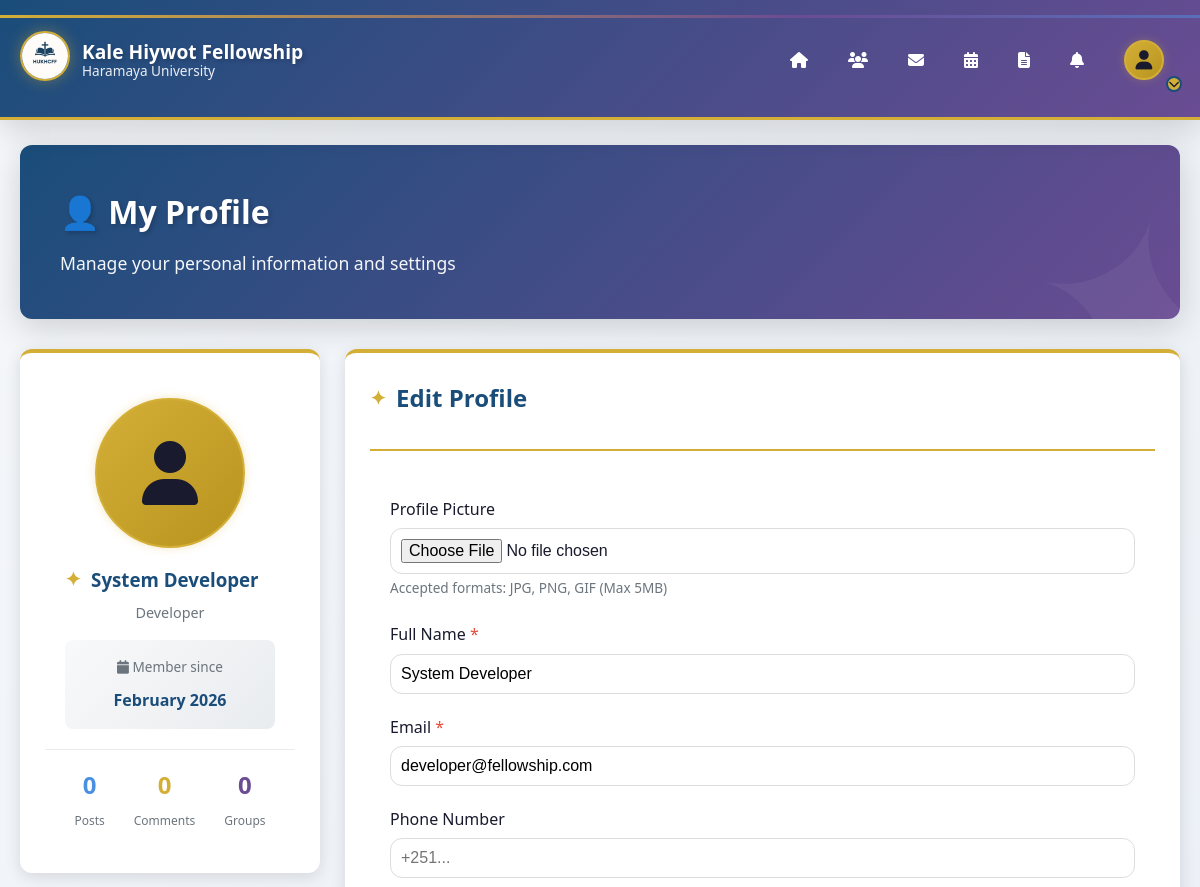
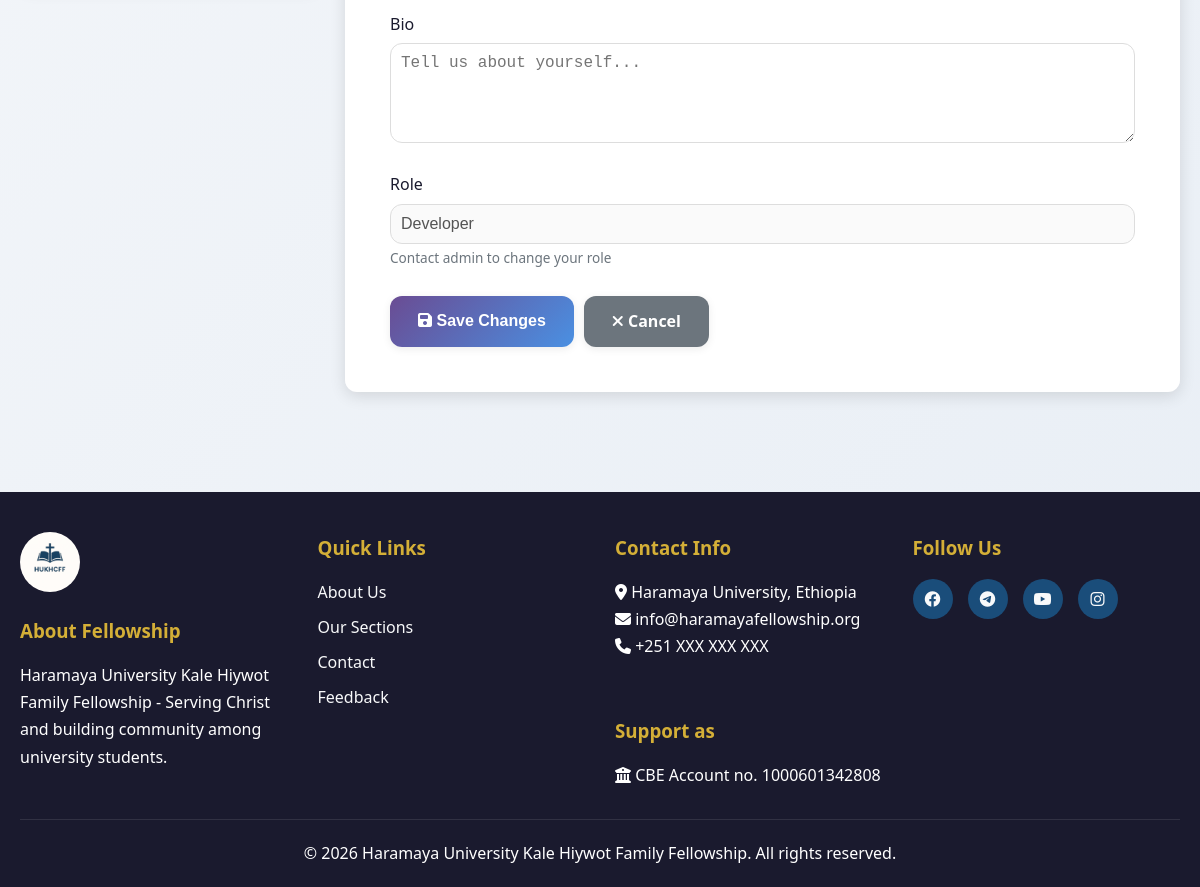
The app's page /profile.php (signed in) with its own data (2 pictures, top to bottom).
### tables this page shows
CREATE TABLE users (
    user_id INT PRIMARY KEY AUTO_INCREMENT,
    username VARCHAR(50) UNIQUE NOT NULL,
    email VARCHAR(100) UNIQUE NOT NULL,
    password VARCHAR(255) NOT NULL,
    full_name VARCHAR(100) NOT NULL,
    profile_picture VARCHAR(255) DEFAULT 'default.jpg',
    phone VARCHAR(20),
    role ENUM('developer', 'coordinator', 'fellowship_leader', 'section_leader', 'family_leader', 'member') DEFAULT 'member',
    status ENUM('pending', 'approved', 'suspended') DEFAULT 'pending',
    
     
    student_id VARCHAR(50),
    department VARCHAR(100),
    year_joined INT,
    current_year INT,
    hometown VARCHAR(100),
    
     
    section_id INT,
    family_id INT,
    join_date DATE,
    is_online BOOLEAN DEFAULT FALSE,
    last_seen DATETIME,
    
    created_at TIMESTAMP DEFAULT CURRENT_TIMESTAMP,
    updated_at TIMESTAMP DEFAULT CURRENT_TIMESTAMP ON UPDATE CURRENT_TIMESTAMP,
    
    INDEX idx_role (role),
    INDEX idx_section (section_id),
    INDEX idx_status (status)
);

### profile.php (the view, shortened to what this page needs)
<?php
include 'includes/header.php';
$user = $conn->query("SELECT u.*, s.section_name
                      FROM users u
                      LEFT JOIN sections s ON u.section_id = s.section_id
                      WHERE u.user_id = {$_SESSION['user_id']}")->fetch_assoc();
$total_posts = $conn->query("SELECT COUNT(*) as count FROM posts WHERE user_id = {$_SESSION['user_id']}")->fetch_assoc()['count'];
$total_comments = $conn->query("SELECT COUNT(*) as count FROM comments WHERE user_id = {$_SESSION['user_id']}")->fetch_assoc()['count'];
$total_groups = $conn->query("SELECT COUNT(*) as count FROM group_members WHERE user_id = {$_SESSION['user_id']}")->fetch_assoc()['count'];
$member_since = date('F Y', strtotime($user['created_at']));
?>
<main style="padding: 25px 0;">
    <div class="container">
        <div class="dashboard-welcome">
            <h2>👤 My Profile</h2>
            <p>Manage your personal information and settings</p>
        </div>
        <div style="display: grid; grid-template-columns: 300px 1fr; gap: 25px; margin-top: 25px;">
            <div class="card" style="height: fit-content;">
                <div style="text-align: center; padding: 20px;">
                    <?php if (!empty($user['profile_picture']) && $user['profile_picture'] !== 'default.jpg' && file_exists("uploads/profiles/{$user['profile_picture']}")): ?>
                    <img src="uploads/profiles/<?php echo $user['profile_picture']; ?>" alt="Profile" style="width: 150px; height: 150px; border-radius: 50%; object-fit: cover; border: 5px solid var(--spiritual-gold); margin-bottom: 15px;">
                    <?php else: ?>
                    <div class="profile-pic-default" style="width: 150px; height: 150px; margin: 0 auto 15px;">
                        <i class="fas fa-user" style="font-size: 4rem;"></i>
                    </div>
                    <?php endif; ?>
                    <h3 style="color: var(--primary-color); margin-bottom: 5px;"><?php echo htmlspecialchars($user['full_name']); ?></h3>
                    <p style="color: var(--gray); font-size: 0.9rem; margin-bottom: 10px;">
                        <?php echo ucfirst(str_replace('_', ' ', $user['role'])); ?>
                    </p>
                    <div style="padding: 15px; background: linear-gradient(135deg, #f8f9fa, #e9ecef); border-radius: 8px; margin-top: 15px;">
                        <p style="font-size: 0.85rem; color: var(--gray); margin-bottom: 8px;">
                            <i class="fas fa-calendar"></i> Member since
                        </p>
                        <strong style="color: var(--primary-color);"><?php echo $member_since; ?></strong>
                    </div>
                </div>
                <div style="border-top: 1px solid #e9ecef; padding: 15px;">
                    <div style="display: flex; justify-content: space-around; text-align: center;">
                        <div>
                            <strong style="display: block; font-size: 1.5rem; color: var(--spiritual-blue);"><?php echo $total_posts; ?></strong>
                            <span style="font-size: 0.75rem; color: var(--gray);">Posts</span>
                        </div>
                        <div>
                            <strong style="display: block; font-size: 1.5rem; color: var(--spiritual-gold);"><?php echo $total_comments; ?></strong>
                            <span style="font-size: 0.75rem; color: var(--gray);">Comments</span>
                        </div>
                        <div>
                            <strong style="display: block; font-size: 1.5rem; color: var(--spiritual-purple);"><?php echo $total_groups; ?></strong>
                            <span style="font-size: 0.75rem; color: var(--gray);">Groups</span>
                        </div>
                    </div>
                </div>
            </div>
            <div class="card">
                <div class="section-header">
                    <h3>Edit Profile</h3>
                </div>
                <form method="POST" enctype="multipart/form-data" style="padding: 20px;">
                    <div class="form-group">
                        <label>Profile Picture</label>
                        <input type="file" name="profile_picture" class="form-control" accept="image/*">
                        <small style="color: var(--gray); font-size: 0.85rem;">Accepted formats: JPG, PNG, GIF (Max 5MB)</small>
                    </div>
                    <div class="form-group">
                        <label>Full Name <span style="color: var(--danger-color);">*</span></label>
                        <input type="text" name="full_name" class="form-control" value="<?php echo htmlspecialchars($user['full_name']); ?>" required>
                    </div>
                    <div class="form-group">
                        <label>Email <span style="color: var(--danger-color);">*</span></label>
                        <input type="email" name="email" class="form-control" value="<?php echo htmlspecialchars($user['email']); ?>" required>
                    </div>
                    <div class="form-group">
                        <label>Phone Number</label>
                        <input type="tel" name="phone" class="form-control" value="<?php echo htmlspecialchars($user['phone'] ?? ''); ?>" placeholder="+251...">
                    </div>
                    <div class="form-group">
                        <label>Bio</label>
                        <textarea name="bio" class="form-control" rows="4" placeholder="Tell us about yourself..."><?php echo htmlspecialchars($user['bio'] ?? ''); ?></textarea>
                    </div>
                    <div class="form-group">
                        <label>Role</label>
                        <input type="text" class="form-control" value="<?php echo ucfirst(str_replace('_', ' ', $user['role'])); ?>" disabled>
                        <small style="color: var(--gray); font-size: 0.85rem;">Contact admin to change your role</small>
                    </div>
                    <div style="display: flex; gap: 10px; margin-top: 25px;">
                        <button type="submit" class="btn btn-primary">
                            <i class="fas fa-save"></i> Save Changes
                        </button>
                        <a href="dashboard.php" class="btn" style="background: var(--gray); color: white;">
                            <i class="fas fa-times"></i> Cancel
                        </a>
                    </div>
                </form>
            </div>
        </div>
    </div>
</main>
<?php include 'includes/footer.php'; ?>

### assets/css/style.css (style rules this page uses)
* { margin: 0; padding: 0; box-sizing: border-box; }
:root { --primary-color: #1a4d7a; --secondary-color: #d4af37; --success-color: #2ecc71; --danger-color: #e74c3c; --dark-color: #1a1a2e; --light-color: #f8f9fa; --white: #ffffff; --gray: #6c757d; --spiritual-purple: #6a4c93; --spiritual-blue: #4a90e2; --spiritual-gold: #d4af37; --border-radius: 12px; --shadow-sm: 0 2px 8px rgba(0,0,0,0.08); --shadow-md: 0 4px 16px rgba(0,0,0,0.12); --shadow-lg: 0 8px 32px rgba(0,0,0,0.16); }
body { font-family: 'Segoe UI', 'Roboto', 'Helvetica Neue', Arial, sans-serif; line-height: 1.7; color: var(--dark-color); background: linear-gradient(135deg, #f5f7fa 0%, #e8eef5 100%); min-height: 100vh; }
.container { max-width: 1200px; margin: 0 auto; padding: 0 20px; }
.btn { padding: 12px 28px; border: none; border-radius: var(--border-radius); cursor: pointer; font-size: 1rem; font-weight: 600; transition: all 0.3s ease; text-decoration: none; display: inline-block; position: relative; overflow: hidden; box-shadow: var(--shadow-sm); }
.btn::before { content: ''; position: absolute; top: 50%; left: 50%; width: 0; height: 0; border-radius: 50%; background: rgba(255,255,255,0.3); transform: translate(-50%, -50%); transition: width 0.6s, height 0.6s; }
.btn-primary { background: linear-gradient(135deg, var(--spiritual-purple), var(--spiritual-blue)); color: var(--white); }
.card { background: var(--white); border-radius: var(--border-radius); box-shadow: var(--shadow-md); padding: 25px; margin-bottom: 25px; border-top: 4px solid var(--spiritual-gold); transition: all 0.3s ease; position: relative; overflow: hidden; }
.card::before { content: ''; position: absolute; top: 0; left: 0; width: 100%; height: 4px; background: linear-gradient(90deg, var(--spiritual-gold), var(--spiritual-purple), var(--spiritual-blue)); opacity: 0; transition: opacity 0.3s ease; }
.card h3 { color: var(--primary-color); margin-bottom: 15px; font-weight: 600; display: flex; align-items: center; gap: 10px; }
.card h3::before { content: '✦'; color: var(--spiritual-gold); font-size: 1.2rem; }
.form-group { margin-bottom: 20px; }
.form-group label { display: block; margin-bottom: 5px; font-weight: 500; }
.form-control { width: 100%; padding: 10px; border: 1px solid #ddd; border-radius: var(--border-radius); font-size: 1rem; }
textarea.form-control { resize: vertical; min-height: 100px; }
.dashboard-welcome { background: linear-gradient(135deg, var(--primary-color), var(--spiritual-purple)); color: white; padding: 40px; border-radius: var(--border-radius); margin-bottom: 30px; box-shadow: var(--shadow-lg); position: relative; overflow: hidden; }
.dashboard-welcome::before { content: '✦'; position: absolute; font-size: 15rem; opacity: 0.05; right: -50px; top: -50px; transform: rotate(15deg); }
.dashboard-welcome h2 { font-size: 2rem; margin-bottom: 10px; text-shadow: 2px 2px 4px rgba(0,0,0,0.2); }
.dashboard-welcome p { font-size: 1.1rem; opacity: 0.95; }
.section-header { display: flex; align-items: center; justify-content: space-between; margin-bottom: 25px; padding-bottom: 15px; border-bottom: 2px solid var(--spiritual-gold); }
.section-header h3 { color: var(--primary-color); font-size: 1.5rem; display: flex; align-items: center; gap: 10px; }
.section-header h3::before { content: '✦'; color: var(--spiritual-gold); }
.profile-pic-default { width: 40px; height: 40px; border-radius: 50%; background: linear-gradient(135deg, var(--spiritual-gold), #b8941f); border: 2px solid var(--spiritual-gold); display: flex; align-items: center; justify-content: center; flex-shrink: 0; cursor: pointer; transition: all 0.3s ease; box-shadow: 0 0 10px rgba(212, 175, 55, 0.3); }
.profile-pic-default i { font-size: 1.2rem; color: var(--dark-color); }

### records on screen
users: full_name "System Developer", role "Developer", created_at "February 2026", email "developer@fellowship.com"

### other values on screen
$total_posts "0"
$total_comments "0"
$total_groups "0"
